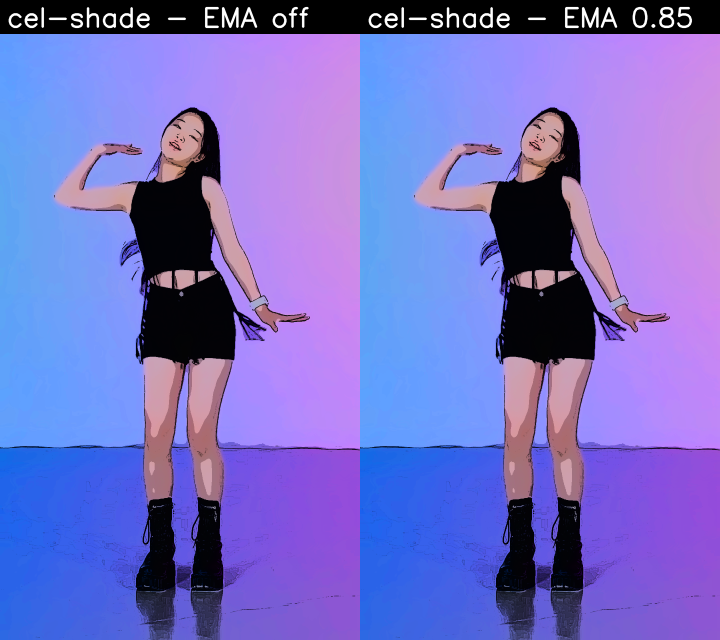
#> input picture slide/assets/12_temporal_ema.png, 2160 x 1920 px (shown at 1/3 size); its folder holds only this picture in this run
$ python -i detect.py   (imports and definitions only)
#> lines starting #> are read from the running program, lines starting #| are printed output that depends on the picture; after the words box and inside, x2 and y2 are one past the last pixel; in counts of white or black regions, pixels touching at a corner belong together
"""Haar-cascade face detection + skin / head ROI masks.

The module covers two distinct steps of the pipeline (see ``spec.md`` §5):

* **Face detection — S08.** :class:`HaarFaceDetector` wraps OpenCV's
  pre-trained Viola–Jones cascades (frontal + profile) and returns the
  largest face as a :class:`Bbox` (or ``None``).
* **Skin segmentation — S06, S07.** :func:`skin_mask` thresholds the
  frame in HSV ∩ YCbCr, cleans the result with morphology, and keeps the
  largest connected component that overlaps the Haar bbox.
* **Head ROI — S04, S06.** :func:`head_ellipse_mask` paints a single
  ellipse centred on the bbox, extended upward to catch hair, sideways
  to catch ears, and slightly downward to catch the chin. The result is
  a binary mask; :func:`feather_mask` adds a Gaussian falloff so the
  composite at Phase 5 blends smoothly into the surrounding frame.

Why Haar and not a neural detector
----------------------------------
Per ``spec.md`` §4.1 the project is pinned to the IVP501 syllabus.
``S08`` covers the Viola–Jones cascade of boosted Haar-like features, so the
detector here is the textbook reference: integral image + rectangular
features + AdaBoost cascade, no learning at run-time, no GPU.

Strategy per frame
------------------
1. Run the frontal cascade.
2. On miss, run the profile cascade (left-facing profile is the only one
   the OpenCV model encodes — for right-facing faces we flip the frame
   horizontally and run the same cascade again).
3. When multiple candidates survive, keep the largest by area — the project
   processes one subject per clip and a tighter face usually wins over
   background patches.

Why HSV ∩ YCbCr for skin and not just one
-----------------------------------------
HSV captures hue + saturation cleanly (so neutral / desaturated skin tones
read as skin) but is brittle under shading: a shadowed cheek dips below
``V=60`` and drops out. YCbCr collapses the lighting dimension into ``Y``
and keeps the chroma ``Cb / Cr`` essentially illumination-invariant, so it
catches the shadowed pixels HSV missed — but it also fires on muted oranges
in the background. The intersection (Cheddad et al., 2009 and the bulk of
the skin-detection literature this module follows) keeps the agreement and
drops both kinds of false positives.

References
----------
Viola, P. & Jones, M. (2001). *Rapid Object Detection using a Boosted Cascade
of Simple Features.* CVPR. (Course slide S08.)

Cheddad, A. et al. (2009). *A new colour space for skin tone detection.*
ICIP. (Course slide S07.)
"""

from __future__ import annotations

import os
from dataclasses import dataclass

import cv2
import numpy as np


# ---------------------------------------------------------------------------
# Public dataclass.
# ---------------------------------------------------------------------------


@dataclass(frozen=True)
class Bbox:
    """Axis-aligned face bounding box in pixel coordinates.

    Fields match the OpenCV cascade output order ``(x, y, w, h)`` so a Bbox
    can be unpacked directly into ``cv2.rectangle`` / slicing without
    reshuffling.
    """

    x: int
    y: int
    w: int
    h: int

    # Convenience accessors — used by the smoother (cx, cy, w, h) and by
    # any downstream ROI / ellipse computation in later phases.
    @property
    def cx(self) -> float:
        return self.x + self.w / 2.0

    @property
    def cy(self) -> float:
        return self.y + self.h / 2.0

    @property
    def area(self) -> int:
        return int(self.w) * int(self.h)

    def as_xywh(self) -> tuple[int, int, int, int]:
        return int(self.x), int(self.y), int(self.w), int(self.h)


# ---------------------------------------------------------------------------
# Detector.
# ---------------------------------------------------------------------------


# [11 lines left out: function _largest, not called in this run]


class HaarFaceDetector:
    """Largest-face detector built on Haar cascades (frontal + profile).

    Parameters
    ----------
    scale_factor:
        ``cv2.CascadeClassifier.detectMultiScale`` image-pyramid step.
        ``1.1`` (10 % per scale) is the textbook default — slower than
        ``1.2`` but catches in-between sizes that ``1.2`` skips.
    min_neighbors:
        Minimum overlapping detections a candidate must collect before it
        is reported. ``5`` is the working default — strict enough to drop
        textured-background false positives (the profile cascade loves
        firing on a knit sweater) while still tolerant enough to keep
        legitimate hits on small far-subject faces.
    min_size_ratio:
        Smallest face to look for, expressed as a fraction of frame
        height. ``0.05`` ≈ 5 % covers the standing-subject vertical
        clips in ``samples/input/`` where the face occupies ~5–9 % of
        the frame; smaller floors than this start to admit eye- and
        nose-sized noise blobs.

    Notes
    -----
    The class is stateless across frames apart from the cached cascades —
    temporal continuity is the smoother's job (see ``smooth.py``).
    """

    # [184 lines left out: functions __init__, _load, _detect_multi, _skin_coverage, _pick_verified, detect, not called in this run]


# ---------------------------------------------------------------------------
# Phase 2 — skin mask, head ellipse mask, feathering.
# ---------------------------------------------------------------------------


# Skin range constants — copied verbatim from ``plan.md`` §2 Phase 2 so the
# numbers in code, plan, and report stay locked together. Tuned for the
# samples in ``samples/input/`` (warm indoor lighting, light-to-medium tone);
# Phase 6 (theme authoring) does not re-tune these — themes only shift the
# *target* palette, not the *source* skin detector.

# HSV bounds. The hue split covers the two wrap-around halves of the warm
# skin band (reds near 0, magentas near 179 in OpenCV's 0–179 H scale). The
# saturation lower bound rejects gray walls and unshaven gray-blue regions;
# the upper bound rejects very saturated lips / clothing. The V lower bound
# rejects deep shadow / hair.
_HSV_H_LO_A, _HSV_H_HI_A = 0, 25
_HSV_H_LO_B, _HSV_H_HI_B = 160, 179
_HSV_S_LO, _HSV_S_HI = 40, 200
_HSV_V_LO, _HSV_V_HI = 60, 255

# YCbCr bounds. The classical Cb / Cr "skin cluster" sits roughly at
# (Cb≈100, Cr≈155); the box around it (Cb 85–135, Cr 135–180) is a
# standard textbook range. The Y lower bound rejects pure black.
_YCBCR_Y_LO, _YCBCR_Y_HI = 60, 255
_YCBCR_CB_LO, _YCBCR_CB_HI = 85, 135
_YCBCR_CR_LO, _YCBCR_CR_HI = 135, 180


def _skin_mask_hsv(frame_bgr: np.ndarray) -> np.ndarray:
    """Binary skin mask from HSV thresholding (uint8, {0, 255})."""
    hsv = cv2.cvtColor(frame_bgr, cv2.COLOR_BGR2HSV)
    # Two hue ranges — OpenCV uses H ∈ [0, 179], so warm skin straddles 0 / 179
    # and we need an OR of the two boxes.
    mask_a = cv2.inRange(
        hsv,
        np.array([_HSV_H_LO_A, _HSV_S_LO, _HSV_V_LO], dtype=np.uint8),
        np.array([_HSV_H_HI_A, _HSV_S_HI, _HSV_V_HI], dtype=np.uint8),
    )
    mask_b = cv2.inRange(
        hsv,
        np.array([_HSV_H_LO_B, _HSV_S_LO, _HSV_V_LO], dtype=np.uint8),
        np.array([_HSV_H_HI_B, _HSV_S_HI, _HSV_V_HI], dtype=np.uint8),
    )
    return cv2.bitwise_or(mask_a, mask_b)


def _skin_mask_ycbcr(frame_bgr: np.ndarray) -> np.ndarray:
    """Binary skin mask from YCbCr thresholding (uint8, {0, 255})."""
    ycc = cv2.cvtColor(frame_bgr, cv2.COLOR_BGR2YCrCb)
    # OpenCV's YCrCb channel order is Y, Cr, Cb (not Y, Cb, Cr).
    y = ycc[..., 0]
    cr = ycc[..., 1]
    cb = ycc[..., 2]
    mask = (
        (y >= _YCBCR_Y_LO) & (y <= _YCBCR_Y_HI)
        & (cb >= _YCBCR_CB_LO) & (cb <= _YCBCR_CB_HI)
        & (cr >= _YCBCR_CR_LO) & (cr <= _YCBCR_CR_HI)
    )
    return (mask.astype(np.uint8)) * 255


def _largest_cc_intersecting_bbox(
    mask_u8: np.ndarray, bbox: "Bbox | None"
) -> np.ndarray:
    """Keep the single largest connected component that overlaps ``bbox``.

    When ``bbox`` is ``None`` (e.g. on a brief detection miss the caller still
    wants the raw skin mask), return the largest component overall — this
    is the same behaviour the standalone skin-mask literature uses.

    The mask is treated as 8-connected. Components are filtered by *area
    inside the bbox*: a tiny background region whose convex hull happens to
    clip the bbox corner gets dropped because its actual pixel count inside
    the bbox is small, while the face component dominates.
    """
    if mask_u8.size == 0:
        return mask_u8.copy()

    num_labels, labels, stats, _ = cv2.connectedComponentsWithStats(
        mask_u8, connectivity=8
    )
    if num_labels <= 1:
        return np.zeros_like(mask_u8)

    if bbox is None:
        # No anchor — fall back to the largest component overall, excluding
        # the background label 0.
        areas = stats[1:, cv2.CC_STAT_AREA]
        best = int(np.argmax(areas)) + 1
        return ((labels == best).astype(np.uint8)) * 255

    x0, y0, w, h = bbox.as_xywh()
    H, W = mask_u8.shape[:2]
    x1 = max(0, min(W, x0 + w))
    y1 = max(0, min(H, y0 + h))
    x0 = max(0, min(W, x0))
    y0 = max(0, min(H, y0))
    if x1 <= x0 or y1 <= y0:
        return np.zeros_like(mask_u8)

    roi_labels = labels[y0:y1, x0:x1]
    overlap_ids = np.unique(roi_labels)
    overlap_ids = overlap_ids[overlap_ids != 0]
    if overlap_ids.size == 0:
        return np.zeros_like(mask_u8)

    # Pick the component whose pixel count *inside the bbox* is largest.
    # This biases toward the face blob even when a much larger arm/torso
    # blob exists in the same frame.
    best_id = -1
    best_count = -1
    for lid in overlap_ids:
        count = int(np.count_nonzero(roi_labels == lid))
        if count > best_count:
            best_count = count
            best_id = int(lid)

    return ((labels == best_id).astype(np.uint8)) * 255


def skin_mask(
    frame_bgr: np.ndarray,
    bbox: "Bbox | None" = None,
    *,
    close_ksize: int = 5,
    open_ksize: int = 3,
) -> np.ndarray:
    """Binary skin mask for ``frame_bgr`` ({0, 255} uint8, HxW).

    Pipeline (matches ``plan.md`` §2 Phase 2):

    1. ``mask_HSV`` ∧ ``mask_YCbCr`` (pixel-wise AND).
    2. ``MORPH_CLOSE`` with a 5×5 rectangle → fills small holes inside skin
       regions (eye, mouth, hair-line gaps).
    3. ``MORPH_OPEN`` with a 3×3 rectangle → removes isolated false-positive
       noise (single-pixel hair / lip blobs left after the close).
    4. Connected components — keep the single component whose overlap with
       ``bbox`` is largest. The face blob wins even when an arm or hand is
       also visible.

    When ``bbox`` is ``None``, step 4 falls back to the globally largest
    component. This keeps the helper usable in standalone tests / notebooks
    where no detector has run.
    """
    if frame_bgr is None or frame_bgr.size == 0:
        raise ValueError("skin_mask: empty frame")
    if frame_bgr.ndim != 3 or frame_bgr.shape[2] != 3:
        raise ValueError(
            f"skin_mask: expected H x W x 3 BGR frame, got shape "
            f"{frame_bgr.shape}"
        )

    hsv_mask = _skin_mask_hsv(frame_bgr)
    ycc_mask = _skin_mask_ycbcr(frame_bgr)
    mask = cv2.bitwise_and(hsv_mask, ycc_mask)

    # Order matters: CLOSE first to seal interior holes (eyes / mouth) before
    # OPEN strips off speckle. Doing OPEN first would erode the seal points
    # before they have a chance to fuse.
    if close_ksize > 0:
        kernel = cv2.getStructuringElement(
            cv2.MORPH_RECT, (close_ksize, close_ksize)
        )
        mask = cv2.morphologyEx(mask, cv2.MORPH_CLOSE, kernel)
    if open_ksize > 0:
        kernel = cv2.getStructuringElement(
            cv2.MORPH_RECT, (open_ksize, open_ksize)
        )
        mask = cv2.morphologyEx(mask, cv2.MORPH_OPEN, kernel)

    return _largest_cc_intersecting_bbox(mask, bbox)


# [258 lines left out: functions head_ellipse_mask, face_oval_mask, hair_ring_mask, _gauss_band, feature_strip_masks, feather_mask, not called in this run]


__all__ = [
    "Bbox",
    "HaarFaceDetector",
    "skin_mask",
    "head_ellipse_mask",
    "face_oval_mask",
    "hair_ring_mask",
    "feature_strip_masks",
    "feather_mask",
]

>>> import cv2
>>> picture = cv2.imread('../slide/assets/12_temporal_ema.png')
#> picture is the input picture: shape (1920, 2160, 3); mean B, G, R 197.5, 110.5, 117.6
>>> result = skin_mask(picture)
#> in _skin_mask_hsv, `hsv = cv2.cvtColor(frame_bgr, cv2.COLOR_BGR2HSV)`: hsv: shape (1920, 2160, 3); mean H, S, V 118.5, 131.1, 200.1
#> in _skin_mask_hsv, `mask_a = cv2.inRange( hsv, np.array([_HSV_H_LO_A, _HSV_S_LO, _HSV_V_LO..`:
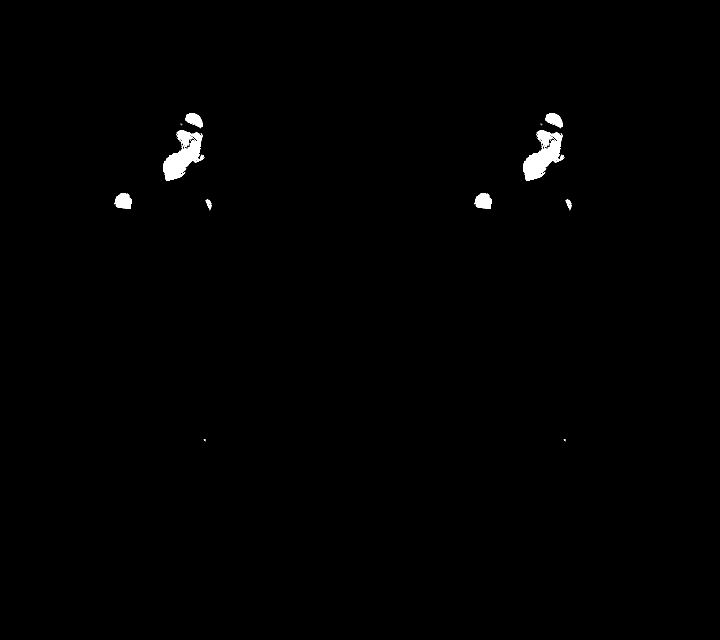
#> mask_a: shape (1920, 2160) (shown at 1/3 size); 0.59% white; 48 white regions (40 under 20 px), largest, box (x1, y1, x2, y2) and area: (489, 390, 613, 543) 8736, (1569, 390, 1693, 543) 8736, (343, 579, 395, 627) 1842
#> in _skin_mask_hsv, `mask_b = cv2.inRange( hsv, np.array([_HSV_H_LO_B, _HSV_S_LO, _HSV_V_LO..`: mask_b: shape (1920, 2160); 6.1% white; 128 white regions (100 under 20 px), largest, box (x1, y1, x2, y2) and area: (562, 1075, 688, 1502) 37078, (1642, 1075, 1768, 1502) 37078, (434, 1071, 551, 1499) 36011
#> in _skin_mask_hsv, `return cv2.bitwise_or(mask_a, mask_b)`: returned value: shape (1920, 2160); 6.7% white; 50 white regions (26 under 20 px), largest, box (x1, y1, x2, y2) and area: (562, 1075, 688, 1502) 37091, (1642, 1075, 1768, 1502) 37091, (434, 1071, 551, 1499) 36011
#> in _skin_mask_ycbcr, `ycc = cv2.cvtColor(frame_bgr, cv2.COLOR_BGR2YCrCb)`: ycc: shape (1920, 2160, 3); mean of channels 0, 1, 2 122.5, 124.5, 170.3
#> in _skin_mask_ycbcr, `y = ycc[..., 0]`:
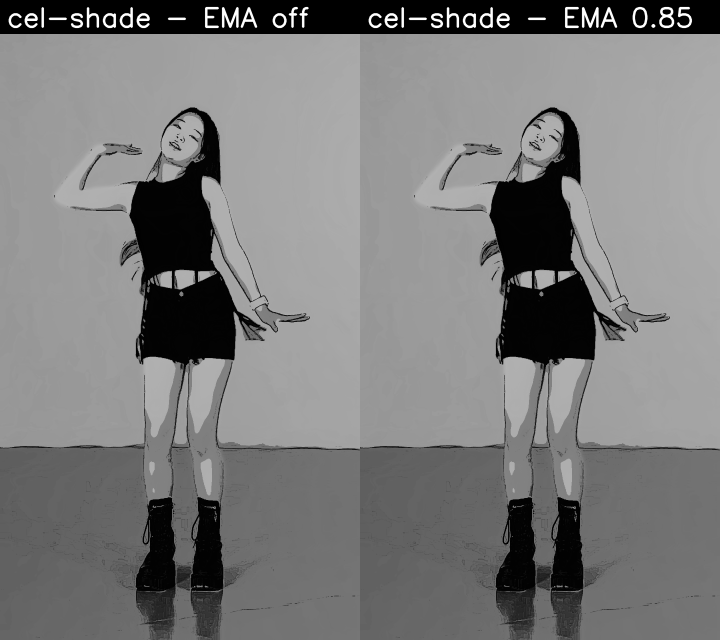
#> y: shape (1920, 2160) (shown at 1/3 size); min 0, max 255, mean 122.5
#> in _skin_mask_ycbcr, `cr = ycc[..., 1]`:
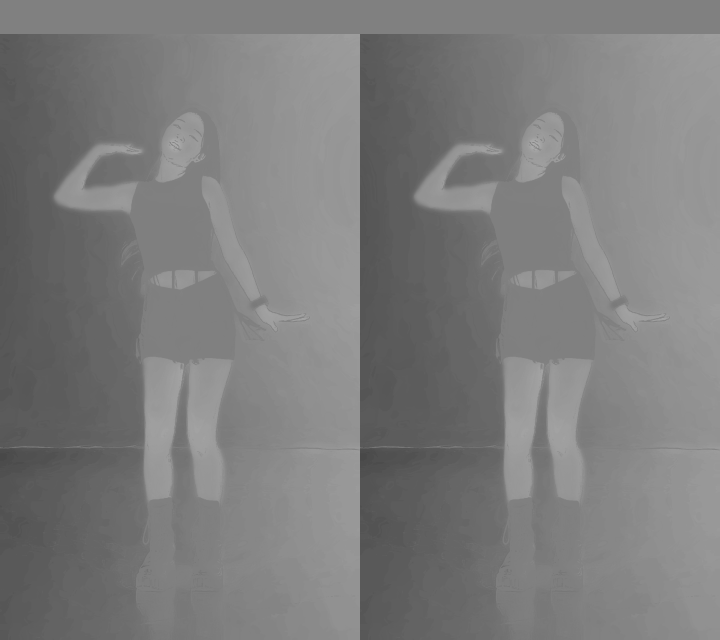
#> cr: shape (1920, 2160) (shown at 1/3 size); min 72, max 171, mean 124.5
#> in _skin_mask_ycbcr, `cb = ycc[..., 2]`:
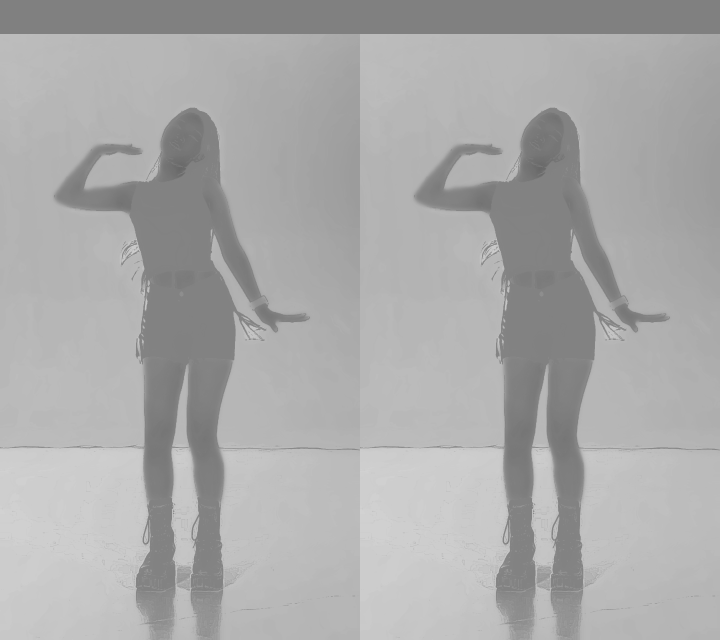
#> cb: shape (1920, 2160) (shown at 1/3 size); min 104, max 210, mean 170.3
#> in _skin_mask_ycbcr, `mask = ( (y >= _YCBCR_Y_LO) & (y <= _YCBCR_Y_HI) & (cb >= _YCBCR_CB_LO..`: mask: shape (1920, 2160) bool; 6.7% white; 242 white regions (214 under 20 px), largest, box (x1, y1, x2, y2) and area: (562, 1074, 688, 1502) 37082, (1642, 1074, 1768, 1502) 37082, (434, 1070, 551, 1500) 36032
#> in skin_mask, `mask = cv2.bitwise_and(hsv_mask, ycc_mask)`: mask: shape (1920, 2160); 6.6% white; 62 white regions (38 under 20 px), largest, box (x1, y1, x2, y2) and area: (562, 1075, 688, 1502) 36860, (1642, 1075, 1768, 1502) 36860, (434, 1071, 551, 1499) 35839
#> in skin_mask, `mask = cv2.morphologyEx(mask, cv2.MORPH_CLOSE, kernel)`:
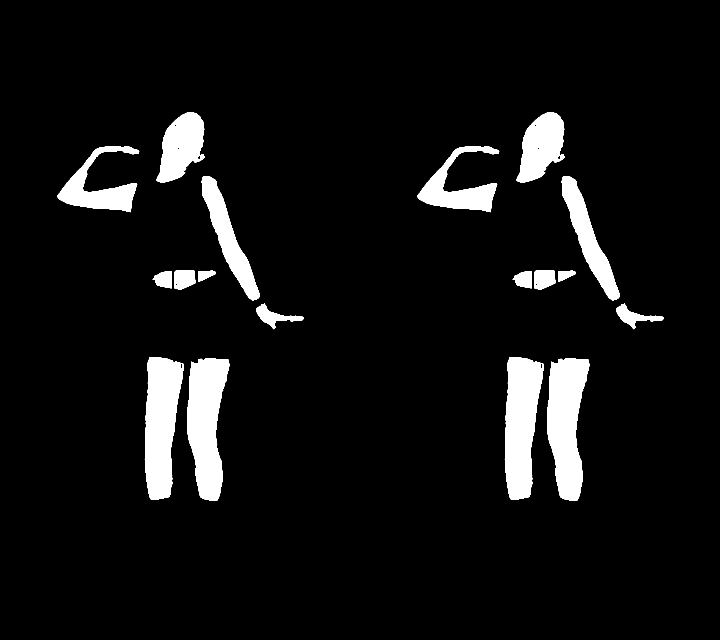
#> mask: shape (1920, 2160) (shown at 1/3 size); 6.8% white; 18 white regions, largest, box (x1, y1, x2, y2) and area: (562, 1075, 688, 1502) 37020, (1642, 1075, 1768, 1502) 37020, (434, 1071, 551, 1499) 36000
#> in skin_mask, `mask = cv2.morphologyEx(mask, cv2.MORPH_OPEN, kernel)`: mask: shape (1920, 2160); 6.8% white; 22 white regions, largest, box (x1, y1, x2, y2) and area: (562, 1075, 688, 1502) 37008, (1642, 1075, 1768, 1502) 37008, (435, 1071, 550, 1499) 35957
#> in _largest_cc_intersecting_bbox, `num_labels, labels, stats, _ = cv2.connectedComponentsWithStats( mask_..`:
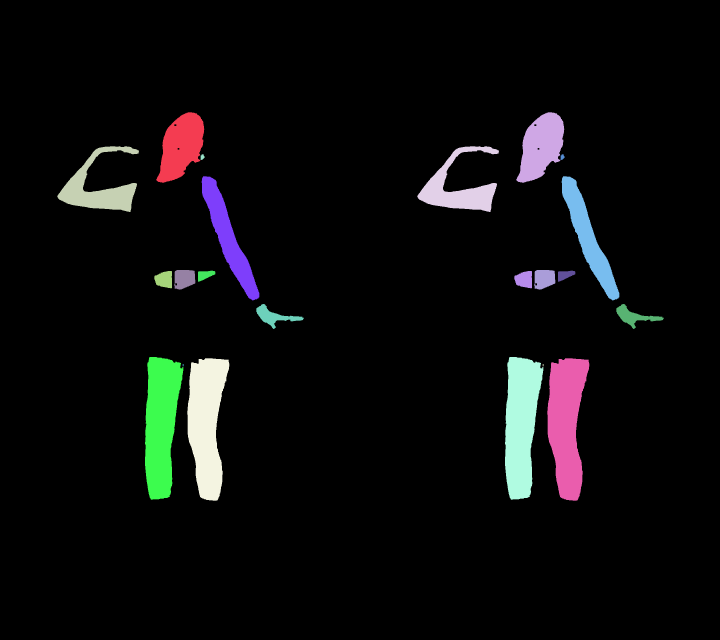
#> labels: shape (1920, 2160) int32 (shown at 1/3 size); 23 distinct labels, from 0 to 22; one colour per label, 0 black
#> in _largest_cc_intersecting_bbox, `num_labels, labels, stats, _ = cv2.connectedComponentsWithStats( mask_..`: num_labels = 23; stats = 23 rows, first 6: [0, 0, 2160, 1920, 3867096], [469, 337, 144, 211, 19442], [1549, 337, 144, 211, 19442], [172, 439, 245, 197, 18354], [1252, 439, 245, 197, 18354], [602, 463, 12, 17, 149]
#> in _largest_cc_intersecting_bbox, `areas = stats[1:, cv2.CC_STAT_AREA]`: areas = 22 values, max 37008 at index 18, min 21 at index 20, mean 12732
#> in _largest_cc_intersecting_bbox, `best = int(np.argmax(areas)) + 1`: best = 19
#> in _largest_cc_intersecting_bbox, `return ((labels == best).astype(np.uint8)) * 255`:
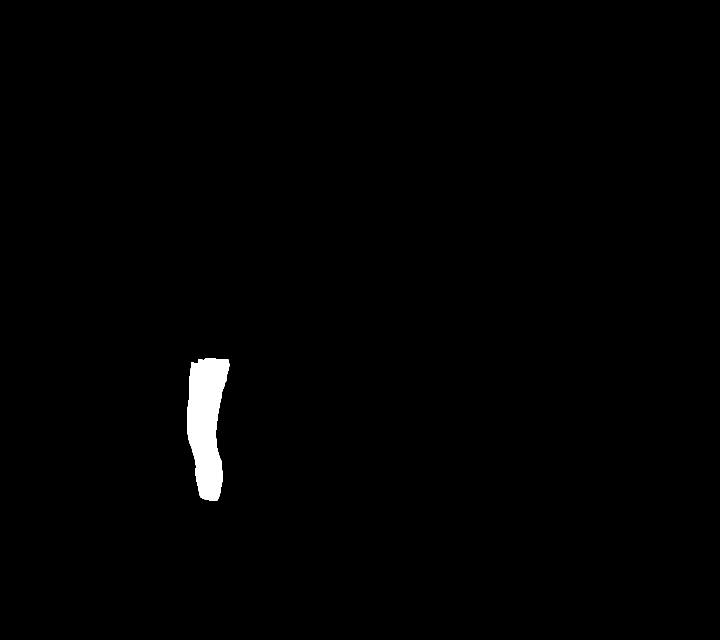
#> returned value: shape (1920, 2160) (shown at 1/3 size); 0.89% white; 1 white region, box (x1, y1, x2, y2) and area: (562, 1075, 688, 1502) 37008
